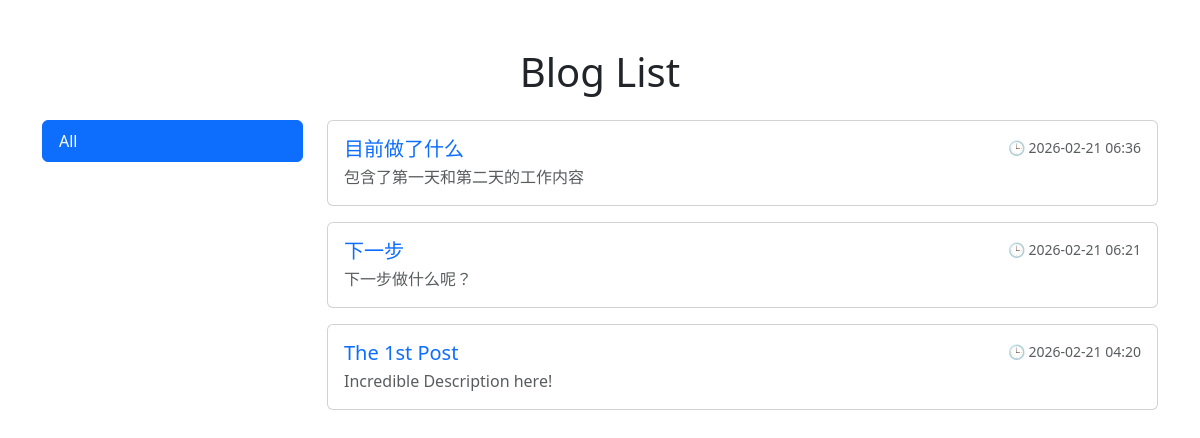
/posts/, run on an earlier commit of the app's database.
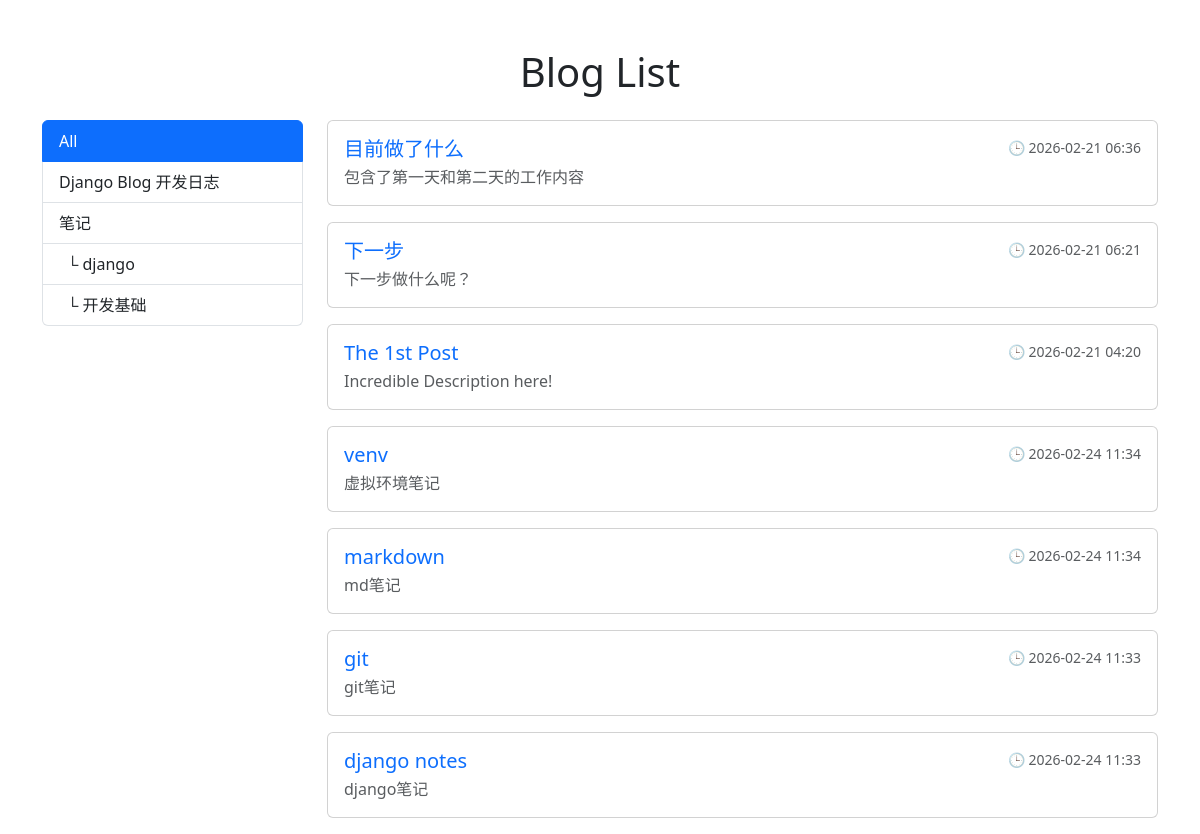
And on a later commit of the database.
### posts/models.py (models this page shows, shortened)
class Post(models.Model):
    STATUS_CHOICES = [("draft", "Draft"), ("published", "Published")]
    title = models.CharField(max_length=100)
    content = models.TextField()
    description = models.CharField(max_length=200)
    category = models.ForeignKey(
        Category, null=True, blank=True,
        related_name="posts",
        on_delete=models.SET_NULL
    )
    status = models.CharField(max_length=10, choices=STATUS_CHOICES, default="draft")
    published_at = models.DateTimeField(null=True, blank=True)
    created_at = models.DateTimeField(auto_now_add=True)
    updated_at = models.DateTimeField(auto_now=True)

class Category(models.Model):
    name = models.CharField(max_length=100)
    slug = models.SlugField(max_length=100, unique=True)
    parent = models.ForeignKey(
        "self",
        null=True, blank=True,
        related_name="children",
        on_delete=models.CASCADE,
    )
    class Meta:
        verbose_name_plural = "Categories"

### posts/views.py (the view)
# urls.py: path("", PostListView.as_view(), name='post_list'),
class PostListView(ListView):
    model = Post
    template_name = "posts/post_list.html"
    paginate_by = 10
    def get_queryset(self):
        qs = Post.objects.filter(status="published").order_by("-published_at", "-created_at")
        slug = self.kwargs.get("category_slug")
        if slug:
            qs = qs.filter(category__slug=slug)
        return qs
    def get_context_data(self, **kwargs):
        ctx = super().get_context_data(**kwargs)
        ctx["categories"] = Category.objects.select_related("parent").all()
        ctx["active_category_slug"] = self.kwargs.get("category_slug")
        return ctx

### posts/templates/posts/post_list.html (shortened to what this page needs)
{% load static %}
<!DOCTYPE html>
<html lang="en">
<head>
    <link rel="stylesheet" href="{% static 'posts/bootstrap.min.css' %}">
</head>
<body>
<div class="container mt-5">
    <h1 class="text-center mb-4">Blog List</h1>
    <div class="row">
        <aside class="col-md-3">
            <div class="list-group">
                <a class="list-group-item {% if not active_category_slug %}active{% endif %}"
                   href="{% url 'post_list' %}">
                    All
                </a>
                {% for c in categories %}
                    {% if not c.parent %}
                        <a class="list-group-item {% if active_category_slug == c.slug %}active{% endif %}"
                           href="{% url 'post_list_by_category' c.slug %}">
                            {{ c.name }}
                        </a>
                        {% for child in c.children.all %}
                            <a class="list-group-item ps-4 {% if active_category_slug == child.slug %}active{% endif %}"
                               href="{% url 'post_list_by_category' child.slug %}">
                                └ {{ child.name }}
                            </a>
                        {% endfor %}
                    {% endif %}
                {% endfor %}
            </div>
        </aside>
        <main class="col-md-9">
            {% for post in object_list %}
                <div class="card mb-3">
                    <div class="card-body">
                        <div class="d-flex justify-content-between align-items-start mb-1">
                            <h5 class="card-title mb-0">
                                <a href="{% url 'post_detail' post.pk %}" class="text-decoration-none">
                                    {{ post.title }}
                                </a>
                            </h5>
                            <p class="text-muted small mb-0">
                                🕒 {{ post.created_at|date:"Y-m-d H:i" }}
                            </p>
                        </div>
                        <p class="card-text text-muted mb-0">
                            {{ post.description }}
                        </p>
                    </div>
                </div>
            {% empty %}
                <p class="text-center text-muted">No posts yet.</p>
            {% endfor %}
        </main>
    </div>
</div>
</body>
</html>

What changed in the data, as far as the page shows it:
added Category: name "Django Blog 开发日志", shown under "Blog List"
added Category: name "笔记", shown under "Blog List"
added Category: name "django", shown under "笔记"
added Category: name "开发基础", shown under "笔记"
added Post: title "venv", created_at "2026-02-24 11:34", description "虚拟环境笔记"
added Post: title "markdown", created_at "2026-02-24 11:34", description "md笔记"
added Post: title "git", created_at "2026-02-24 11:33", description "git笔记"
added Post: title "django notes", created_at "2026-02-24 11:33", description "django笔记"
